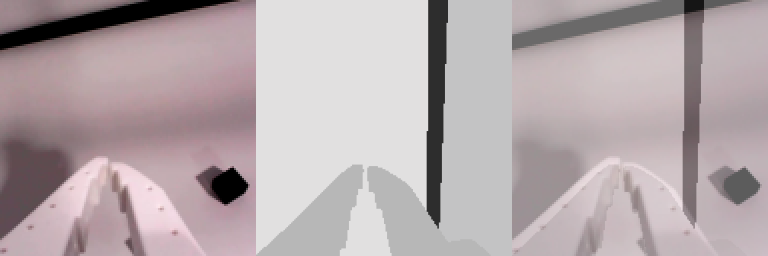
#> input picture rl/deploy/utils/camera_mappings/arm_camera_fit.png, 768 x 256 px
$ python calibrate_camera.py camera_mappings/arm_camera_fit.png --reference camera_mappings/overhead_camera_fit.png
#> lines starting #> are read from the running program, lines starting #| are printed output that depends on the picture
### rl/deploy/utils/camera_mapping.py
"""Real-camera -> sim-camera rectification.

A per-camera mapping JSON turns a raw wide-FOV frame into the view the policy trained on:
rotate -> undistort (barrel) -> crop -> resize to the sim sensor size. ``apply_mapping`` replays it
every tick, ``build_mapping`` constructs one; rl/calibrate drives the latter from sliders.

The only place a mapping is interpreted: a fit must be replayed by the code that fit it, or
the real view drifts off distribution. CAMERA_STACK lives here too, so every caller agrees on
which real camera feeds which sim camera.
"""
from __future__ import annotations

import json
import pathlib

import cv2
import numpy as np

# The sim renders its sensor cameras at this resolution; a mapping's default output size.
SIM_SENSOR_SIZE = 128

# Channel order of the policy's RGB input, matching the sim's (wrist_camera, overhead_camera)
# sensor order. This ordering decides which real camera feeds which sim camera; changing it
# silently feeds the policy swapped views. Entries are (portal track, mapping file).
CAMERA_STACK = (
    ("arm_camera", "arm_camera_mapping.json"),            # -> sim wrist_camera
    ("overhead_camera", "overhead_camera_mapping.json"),  # -> sim overhead_camera
)

MAPPINGS_DIR = pathlib.Path(__file__).resolve().parent / "camera_mappings"


# [10 lines left out: function load_mapping, not called in this run]


def rotated_dims(raw_shape, rot90) -> tuple[int, int]:
    """(h, w) after the rot90 step. The crop fields are expressed in these coordinates."""
    return (raw_shape[1], raw_shape[0]) if rot90 % 2 else (raw_shape[0], raw_shape[1])


# [36 lines left out: functions build_mapping, match_colour_gains, not called in this run]


def apply_mapping(image: np.ndarray, mapping: dict) -> np.ndarray:
    """Replay a saved mapping on a raw frame: rotate, undistort, crop, resize -> square image."""
    rot90 = mapping["rot90"]
    if rot90:
        image = np.rot90(image, k=rot90).copy()

    h, w = image.shape[:2]
    angle = mapping["angle_deg"]
    if angle != 0.0:
        m = cv2.getRotationMatrix2D((w / 2, h / 2), angle, 1.0)
        image = cv2.warpAffine(image, m, (w, h))

    # zoom and offset both live in the undistort OUTPUT matrix. zoom scales the output focal
    # (< 1 shrinks, so a strong barrel lens fits the canvas); the offset shifts the principal
    # point, translating the content within the canvas. Positive x moves it right, positive y down.
    f = mapping["focal_px"]
    zoom = mapping.get("zoom", 1.0)
    ox, oy = mapping.get("offset_x", 0.0), mapping.get("offset_y", 0.0)
    k = np.array([[f, 0, w / 2], [0, f, h / 2], [0, 0, 1]], dtype=np.float64)
    new_k = np.array([[f * zoom, 0, w / 2 + ox],
                      [0, f * zoom, h / 2 + oy],
                      [0, 0, 1]], dtype=np.float64)
    dist = np.array([mapping["k1"], mapping["k2"], 0, 0, 0], dtype=np.float64)
    image = cv2.undistort(image, k, dist, None, new_k)

    # Always the centred largest square: framing is the offset's job.
    size = min(h, w)
    x0, y0 = (w - size) // 2, (h - size) // 2
    crop = image[y0:y0 + size, x0:x0 + size]

    out = mapping.get("out_size", SIM_SENSOR_SIZE)
    view = cv2.resize(crop, (out, out), interpolation=cv2.INTER_AREA)
    return apply_colour(view, mapping)


def apply_colour(view: np.ndarray, mapping: dict) -> np.ndarray:
    """Per-channel gain and gamma, in the CHANNEL ORDER OF THE ARRAY.

    Deploy hands rectify() RGB frames, so gain_r is channel 0 there. Applied after the resize
    because it is per-pixel. The policy trained under SensorAugWrapper's +-10% per-channel gain
    and 0.7-1.4 gamma, so the target is to land inside that envelope, not to be perfectly neutral.
    """
    gains = [float(mapping.get(k, 1.0)) for k in ("gain_r", "gain_g", "gain_b")]
    gamma = float(mapping.get("gamma", 1.0))
    if gamma == 1.0 and all(g == 1.0 for g in gains):
        return view
    x = view.astype(np.float32) / 255.0
    if gamma != 1.0:
        x = np.power(np.clip(x, 0.0, 1.0), gamma)
    x *= np.asarray(gains, dtype=np.float32)
    return np.clip(x * 255.0, 0, 255).astype(np.uint8)


# [47 lines left out: functions load_mappings, rectify, stack_out_size, not called in this run]

### rl/deploy/utils/calibrate_camera.py
"""Fit a real camera's rectification against a sim reference render.

Drag sliders to rectify a raw photo (rotate -> undistort -> crop) until it matches a reference
render of the same sim camera, then save the mapping the deploy loop replays every tick.
Pure OpenCV + numpy, so this runs anywhere, including the robot host. See README for commands.

The sim FOV and camera pose are not sliders: the reference render is fixed and the URDF pose is
ground truth. If the scale cannot be matched, re-dump the reference with a corrected
`--overhead-fov` / `--wrist-fov` and re-fit.

Keys: [s] save, [c] re-centre the crop for the current rot90, [q] quit.
"""
from __future__ import annotations

import argparse
import json
import pathlib

import cv2
import numpy as np

from camera_mapping import SIM_SENSOR_SIZE, apply_mapping

WINDOW = "calibrate_camera"
VIEW = 256   # display size per panel
SQUINT = 32  # the squint encoder's input resolution


def squint_tile(img):
    """What the squint encoder sees, upscaled to compare."""
    small = cv2.resize(img, (SQUINT, SQUINT), interpolation=cv2.INTER_AREA)
    return cv2.resize(small, (VIEW, VIEW), interpolation=cv2.INTER_NEAREST)


def rotated_dims(raw_shape, rot90):
    """(h, w) after the rot90 step. The crop fields are expressed in these coordinates."""
    return (raw_shape[1], raw_shape[0]) if rot90 % 2 else (raw_shape[0], raw_shape[1])


def build_mapping(camera, raw_shape, rot90, angle, k1, k2, focal, *,
                  crop_cx=None, crop_cy=None, crop_size=None, zoom=1.0,
                  out_size=SIM_SENSOR_SIZE):
    """The mapping dict, exactly as apply_mapping will replay it at deploy time."""
    h, w = rotated_dims(raw_shape, rot90)
    crop = min(int(crop_size) if crop_size else min(h, w), h, w)
    return dict(
        camera=camera,
        source_image_size=[int(raw_shape[1]), int(raw_shape[0])],
        # Angular span of the crop at this focal length, recorded for reference. This is the
        # real camera's span and may differ from the sim FOV; the fit reconciles the two.
        fov_deg=round(float(np.rad2deg(2 * np.arctan(crop / (2 * focal * zoom)))), 2),
        rot90=int(rot90), angle_deg=float(angle), k1=float(k1), k2=float(k2),
        focal_px=int(focal), zoom=round(float(zoom), 3),
        crop_cx=int(crop_cx if crop_cx is not None else w // 2),
        crop_cy=int(crop_cy if crop_cy is not None else h // 2),
        crop_size=int(crop),
        out_size=int(out_size),
    )


def main():
    parser = argparse.ArgumentParser(description=__doc__,
                                     formatter_class=argparse.RawDescriptionHelpFormatter)
    parser.add_argument("image", help="raw frame off the real camera (see utils/pull_frames.py)")
    parser.add_argument("--reference", required=True,
                        help="sim reference render for the same camera, from "
                             "rl/environments/maniskill/examples/dump_reference_views.py")
    parser.add_argument("--camera", choices=["overhead", "arm"], default="overhead",
                        help="which mapping to write: <camera>_camera_mapping.json")
    parser.add_argument("--out-dir", default=str(pathlib.Path(__file__).parent / "camera_mappings"))
    parser.add_argument("--out-size", type=int, default=None,
                        help=f"rectified output resolution (default: the existing mapping's, "
                             f"else {SIM_SENSOR_SIZE}). Match the checkpoint's render size: "
                             f"{SIM_SENSOR_SIZE} for squint, 168 for dino_patch.")
    args = parser.parse_args()

    raw = cv2.imread(args.image)
#> raw is the input picture: shape (256, 768, 3); mean B, G, R 172.2, 169.4, 181.1
    if raw is None:
        raise SystemExit(f"could not read {args.image}")
    ref = cv2.imread(args.reference)
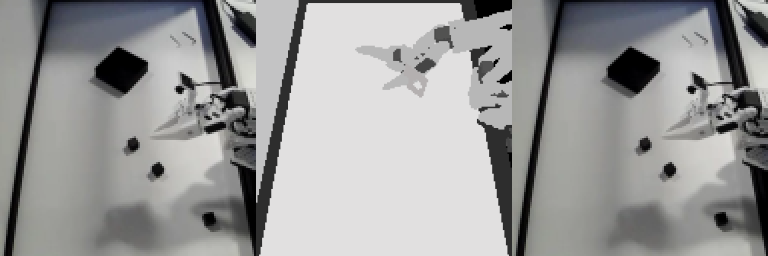
#> input picture rl/deploy/utils/camera_mappings/overhead_camera_fit.png, 768 x 256 px
#> ref is the input picture: shape (256, 768, 3); mean B, G, R 153.8, 154.1, 153.9
    if ref is None:
        raise SystemExit(f"could not read {args.reference} "
                         "(dump it with rl/environments/maniskill/examples/dump_reference_views.py)")
    ref_view = cv2.resize(ref, (VIEW, VIEW), interpolation=cv2.INTER_AREA)
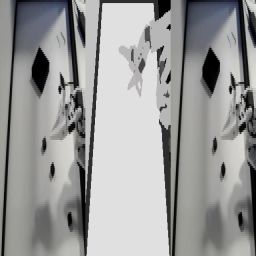
#> ref_view: shape (256, 256, 3); mean B, G, R 153.8, 154.1, 153.9

    # Seed from the existing mapping, so re-fitting starts where you left off.
    existing = pathlib.Path(args.out_dir) / f"{args.camera}_camera_mapping.json"
    seed = json.loads(existing.read_text()) if existing.exists() else {}
#> (reads rl/deploy/utils/camera_mappings/overhead_camera_mapping.json from the repository)
    if seed:
        print(f"[calibrate] starting from {existing}")

    out_size = args.out_size or int(seed.get("out_size", SIM_SENSOR_SIZE))

    # Crop sliders span the largest raw dimension, since rot90 can swap h and w while running.
    max_dim = int(max(raw.shape[0], raw.shape[1]))
#> max_dim = 768
    seed_h, seed_w = rotated_dims(raw.shape, int(seed.get("rot90", 1)))
#> seed_h = 768; seed_w = 256

    cv2.namedWindow(WINDOW)
    tb = cv2.createTrackbar
    tb("rot90", WINDOW, int(seed.get("rot90", 1)), 3, lambda v: None)
    tb("angle deg +-20", WINDOW, int(seed.get("angle_deg", 0.0)) + 20, 40, lambda v: None)
    tb("k1 x1000 +-600", WINDOW, int(seed.get("k1", -0.33) * 1000) + 600, 1200, lambda v: None)
    tb("k2 x1000 +-300", WINDOW, int(seed.get("k2", 0.275) * 1000) + 300, 600, lambda v: None)
    tb("focal px", WINDOW, int(seed.get("focal_px", 512)), 1200, lambda v: None)
    tb("zoom x100", WINDOW, int(round(float(seed.get("zoom", 1.0)) * 100)), 200, lambda v: None)
    tb("crop cx", WINDOW, int(seed.get("crop_cx", seed_w // 2)), max_dim, lambda v: None)
    tb("crop cy", WINDOW, int(seed.get("crop_cy", seed_h // 2)), max_dim, lambda v: None)
    tb("crop size", WINDOW, int(seed.get("crop_size", min(seed_h, seed_w))), max_dim,
       lambda v: None)
    tb("blend %", WINDOW, 50, 100, lambda v: None)

    print("[calibrate] straighten the rig's edges with k1/k2 and angle first, then match scale "
          "with focal and zoom, then frame it with crop cx/cy/size; read the blend last. "
          f"writing {out_size}px output. [s] save, [c] re-centre crop, [q] quit")

    while True:
        g = lambda n: cv2.getTrackbarPos(n, WINDOW)  # noqa: E731
        rot90, angle = g("rot90"), g("angle deg +-20") - 20
        k1 = (g("k1 x1000 +-600") - 600) / 1000.0
        k2 = (g("k2 x1000 +-300") - 300) / 1000.0
        focal = max(g("focal px"), 100)
        zoom = max(g("zoom x100"), 20) / 100.0
        crop_size = max(g("crop size"), 32)

        mapping = build_mapping(args.camera, raw.shape, rot90, angle, k1, k2, focal,
                                crop_cx=g("crop cx"), crop_cy=g("crop cy"),
                                crop_size=crop_size, zoom=zoom, out_size=out_size)
        # Rectify through the SAME function deploy replays, so what you align is what ships.
        rect = apply_mapping(raw, mapping)
#> in apply_mapping, `image = cv2.undistort(image, k, dist, None, new_k)`:
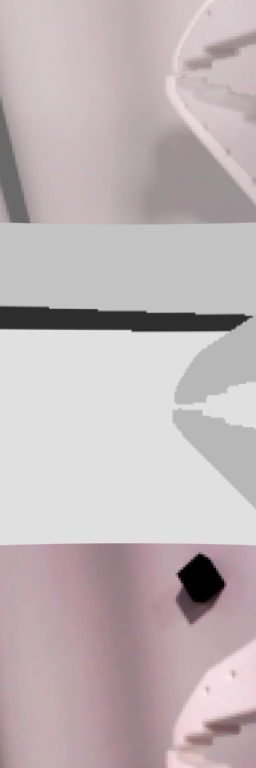
#> image: shape (768, 256, 3); mean of channels 0, 1, 2 183.1, 180.7, 191.7; drawn as B, G, R
#> in apply_mapping, `crop = image[y0:y0 + size, x0:x0 + size]`:
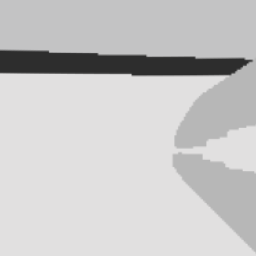
#> crop: shape (256, 256, 3); mean of channels 0, 1, 2 199.8, 199.6, 200.1; drawn as B, G, R
        rect_view = cv2.resize(rect, (VIEW, VIEW), interpolation=cv2.INTER_NEAREST)

        alpha = g("blend %") / 100.0
        blend = cv2.addWeighted(rect_view, 1 - alpha, ref_view, alpha, 0)
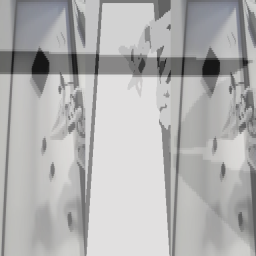
#> blend: shape (256, 256, 3); mean of channels 0, 1, 2 176.7, 176.8, 177; drawn as B, G, R

        info = np.zeros((VIEW, VIEW, 3), dtype=np.uint8)
        for i, line in enumerate([
            f"camera   {args.camera}",
            f"rot90    {rot90}   angle {angle:+d} deg",
            f"k1       {k1:+.3f}",
            f"k2       {k2:+.3f}",
            f"focal    {focal} px   zoom {zoom:.2f}",
            f"crop     {mapping['crop_size']} px @ "
            f"({mapping['crop_cx']},{mapping['crop_cy']})",
            f"out      {mapping['out_size']} px",
            f"spans    {mapping['fov_deg']:.1f} deg",
            "",
            "[s] save  [c] centre  [q] quit",
        ]):
            cv2.putText(info, line, (8, 24 + 22 * i), cv2.FONT_HERSHEY_SIMPLEX, 0.45,
                        (0, 255, 255), 1)
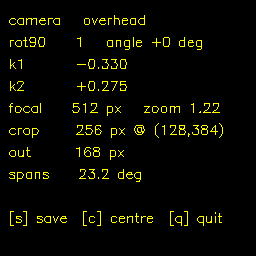
#> info: shape (256, 256, 3); mean of channels 0, 1, 2 0, 9.4, 9.4; drawn as B, G, R

        cv2.imshow(WINDOW, np.vstack([
            np.hstack([rect_view, ref_view, blend]),
            np.hstack([squint_tile(rect_view), squint_tile(ref_view), info]),
        ]))
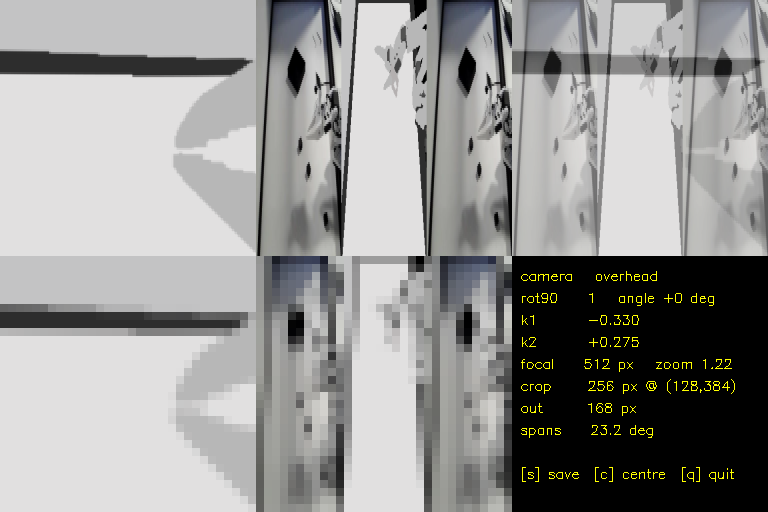
#> window 'calibrate_camera': shape (512, 768, 3); mean B, G, R 147.2, 148.9, 149
        key = cv2.waitKey(30) & 0xFF
#> (key q is pressed here)
        if key in (ord("q"), 27):
            break
        if key == ord("c"):
            h, w = rotated_dims(raw.shape, rot90)   # rot90 may have swapped h and w
            cv2.setTrackbarPos("crop cx", WINDOW, w // 2)
            cv2.setTrackbarPos("crop cy", WINDOW, h // 2)
            cv2.setTrackbarPos("crop size", WINDOW, min(h, w))
            cv2.setTrackbarPos("zoom x100", WINDOW, 100)
        if key == ord("s"):
            out_dir = pathlib.Path(args.out_dir)
            out_dir.mkdir(parents=True, exist_ok=True)
            path = out_dir / f"{args.camera}_camera_mapping.json"
            path.write_text(json.dumps(mapping, indent=2) + "\n")
            preview = out_dir / f"{args.camera}_camera_fit.png"
            cv2.imwrite(str(preview), np.hstack([rect_view, ref_view, blend]))
            print(f"[calibrate] saved {path} and {preview}")

    cv2.destroyAllWindows()


if __name__ == "__main__":
    main()
